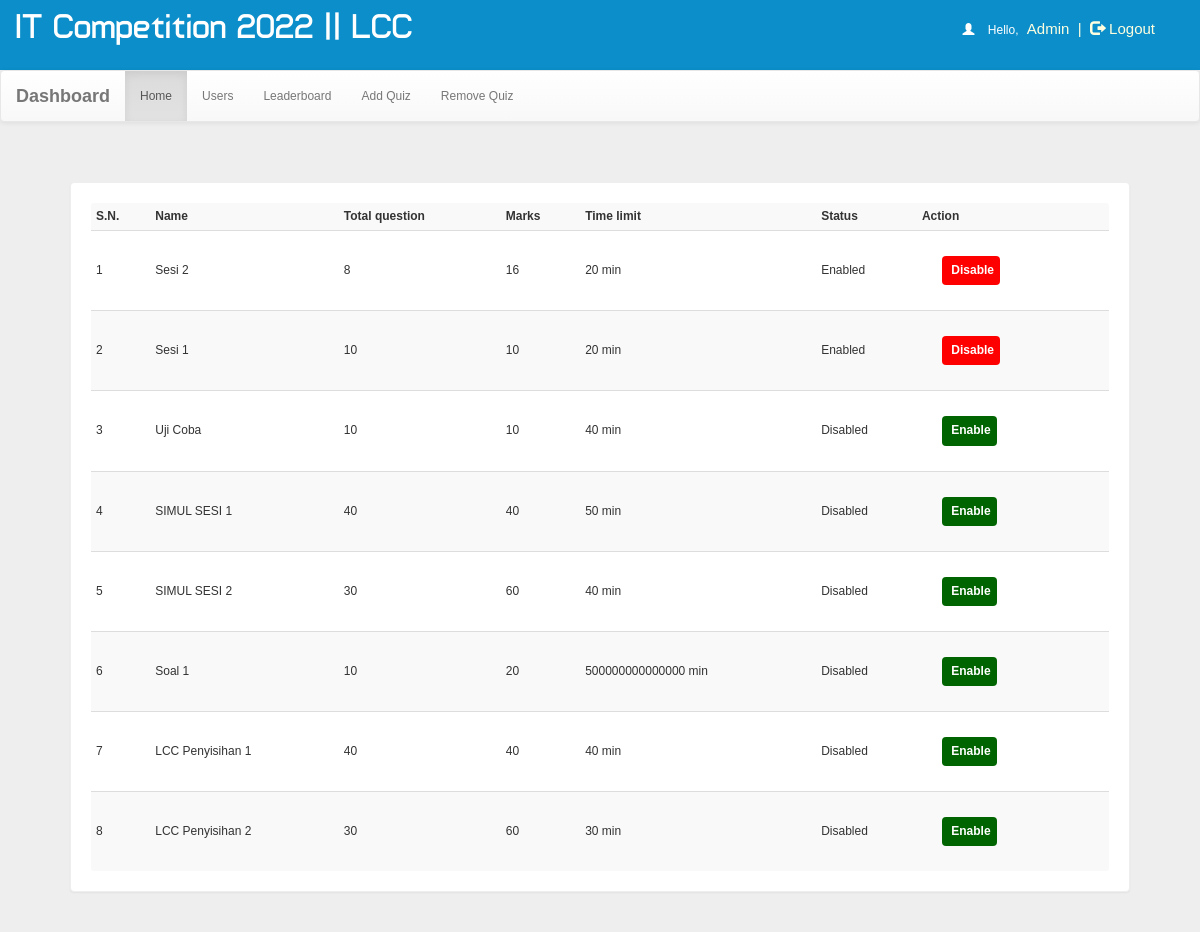
Screenshot of /dash.php?q=0 (signed in) with the database file from the repository.
### tables this page shows
CREATE TABLE `quiz` (
  `id` int(100) NOT NULL,
  `eid` text NOT NULL,
  `title` varchar(100) NOT NULL,
  `correct` int(11) NOT NULL,
  `wrong` int(11) NOT NULL,
  `total` int(11) NOT NULL,
  `time` bigint(20) NOT NULL,
  `date` timestamp NOT NULL DEFAULT current_timestamp() ON UPDATE current_timestamp(),
  `status` varchar(10) NOT NULL
);

### dash.php (the view, shortened to what this page needs)
<!DOCTYPE html PUBLIC "-//W3C//DTD XHTML 1.0 Transitional//EN" "http://www.w3.org/TR/xhtml1/DTD/xhtml1-transitional.dtd">
<html xmlns="http://www.w3.org/1999/xhtml">
<head>
    <link rel="stylesheet" href="css/bootstrap.min.css" />
    <link rel="stylesheet" href="css/bootstrap-theme.min.css" />
    <link rel="stylesheet" href="css/main.css">
    <link rel="stylesheet" href="css/font.css">
</head>
<body style="background:#eee;">
    <body style="background:#eee;">
        <div class="header">
            <div class="row">
                <div class="col-lg-6">
                    <span class="logo">IT Competition 2022 || LCC</span>
                </div>
                <?php
                include_once 'dbConnection.php';
                if (!(isset($_SESSION['username']))  || ($_SESSION['key']) != '54585c506829293a2d4c3b68543b316e2e7a2d277858545a36362e5f39') {
                    session_destroy();
                    header("location:index.php");
                } else {
                    $name     = $_SESSION['name'];
                    echo '<span class="pull-right top title1" ><span style="color:white"><span class="glyphicon glyphicon-user" aria-hidden="true"></span>&nbsp;&nbsp;&nbsp;&nbsp;Hello,</span> <span class="log log1" style="color:lightyellow">' . $name . '&nbsp;&nbsp;|&nbsp;&nbsp;<a href="logout.php?q=account.php" style="color:lightyellow"><span class="glyphicon glyphicon-log-out" aria-hidden="true"></span>&nbsp;Logout</button></a></span>';
                }
                ?>
            </div>
        </div>
        <nav class="navbar navbar-default title1">
            <div class="container-fluid">
                <div class="navbar-header">
                    <a class="navbar-brand" href="dash.php?q=0"><b>Dashboard</b></a>
                </div>
                <div class="collapse navbar-collapse" id="bs-example-navbar-collapse-1">
                    <ul class="nav navbar-nav">
                        <li <?php
                            if (@$_GET['q'] == 0)
                                echo 'class="active"';
                            ?>><a href="dash.php?q=0">Home<span class="sr-only">(current)</span></a></li>
                        <li <?php
                            if (@$_GET['q'] == 1)
                                echo 'class="active"';
                            ?>><a href="dash.php?q=1">Users</a></li>
                        <li <?php
                            if (@$_GET['q'] == 2)
                                echo 'class="active"';
                            ?>><a href="dash.php?q=2">Leaderboard</a></li>
                        <li <?php
                            if (@$_GET['q'] == 4)
                                echo 'class="active"';
                            ?>><a href="dash.php?q=4">Add Quiz</a></li>
                        <li <?php
                            if (@$_GET['q'] == 5)
                                echo 'class="active"';
                            ?>><a href="dash.php?q=5">Remove Quiz</a></li>
                    </ul>
                </div>
            </div>
        </nav>
        <div class="container">
            <div class="row">
                <div class="col-md-12">
                    <?php
                    if (@$_GET['q'] == 0) {
                        $result = mysqli_query($con, "SELECT * FROM quiz ORDER BY date DESC") or die('Error');
                        echo '<div class="panel"><table class="table table-striped title1"  style="vertical-align:middle">
<tr><td style="vertical-align:middle"><b>S.N.</b></td><td style="vertical-align:middle"><b>Name</b></td><td style="vertical-align:middle"><b>Total question</b></td><td style="vertical-align:middle"><b>Marks</b></td><td style="vertical-align:middle"><b>Time limit</b></td><td style="vertical-align:middle"><b>Status</b></td><td style="vertical-align:middle"><b>Action</b></td></tr>';
                        $c = 1;
                        while ($row = mysqli_fetch_array($result)) {
                            $title   = $row['title'];
                            $total   = $row['total'];
                            $correct = $row['correct'];
                            $time    = $row['time'];
                            $eid     = $row['eid'];
                            $status  = $row['status'];
                            if ($status == "enabled") {
                                echo '<tr><td style="vertical-align:middle">' . $c++ . '</td><td style="vertical-align:middle">' . $title . '</td><td style="vertical-align:middle">' . $total . '</td><td style="vertical-align:middle">' . $correct * $total . '</td><td style="vertical-align:middle">' . $time . '&nbsp;min</td><td style="vertical-align:middle">Enabled</td>
  <td style="vertical-align:middle"><b><a href="update.php?deidquiz=' . $eid . '" class="btn logb" style="color:#FFFFFF;background:#ff0000;font-size:12px;padding:5px;">&nbsp;<span><b>Disable</b></span></a></b></td></tr>';
                            } else {
                                echo '<tr><td style="vertical-align:middle">' . $c++ . '</td><td style="vertical-align:middle">' . $title . '</td><td style="vertical-align:middle">' . $total . '</td><td style="vertical-align:middle">' . $correct * $total . '</td><td style="vertical-align:middle">' . $time . '&nbsp;min</td><td style="vertical-align:middle">Disabled</td>
  <td style="vertical-align:middle"><b><a href="update.php?eeidquiz=' . $eid . '" class="btn logb" style="color:#FFFFFF;background:darkgreen;font-size:12px;padding:5px;">&nbsp;<span><b>Enable</b></span></a></b></td></tr>';
                            }
                        }
                    }
                    ?>
                </div>
            </div>
        </div>
    </body>
</html>

### css/main.css (style rules this page uses)
body { overflow-x: hidden; width: 100%; font: 12px "Century Gothic", "Times Roman", sans-serif; background: #eee; min-height: 550px; background-attachment: fixed; }
.panel { border-color: #eee; margin: 40px; padding: 20px; font: 15px "Century Gothic", "Times Roman", sans-serif; }
.header { background: #0b8eca; height: 70px; }
.logo { font-family: 'typo'; font-size: 35px; color: #ffffff; margin: 15px; }
.title1 { font: 12px "Century Gothic", "Times Roman", sans-serif; }
.logb { color: #FFFFFF; background: #0000ff; font-size: 15px; margin: 20px; padding: 8px; }
.top { margin-top: 20px; }
.log1 { font: 15px 'Ubuntu', sans-serif; color: #0000ff; margin-left: 10px; }
.log { margin: 10px; margin-right: 60px; margin-left: 5px; color: #ffffb3; text-decoration: none; font-size: 20px; font-size: 15px; }

### rows the page displays
quiz: title "Sesi 2", total "8", $correct * $total "16", time "20"
quiz: title "Sesi 1", total "10", $correct*$total "10", time "20"
quiz: title "Uji Coba", total "10", $correct*$total "10", time "40"
quiz: title "SIMUL SESI 1", total "40", $correct*$total "40", time "50"
quiz: title "SIMUL SESI 2", total "30", $correct * $total "60", time "40"
quiz: title "Soal 1", total "10", $correct * $total "20", time "500000000000000"
quiz: title "LCC Penyisihan 1", total "40", $correct*$total "40", time "40"
quiz: title "LCC Penyisihan 2", total "30", $correct * $total "60", time "30"

### other values shown
$name "Admin"
